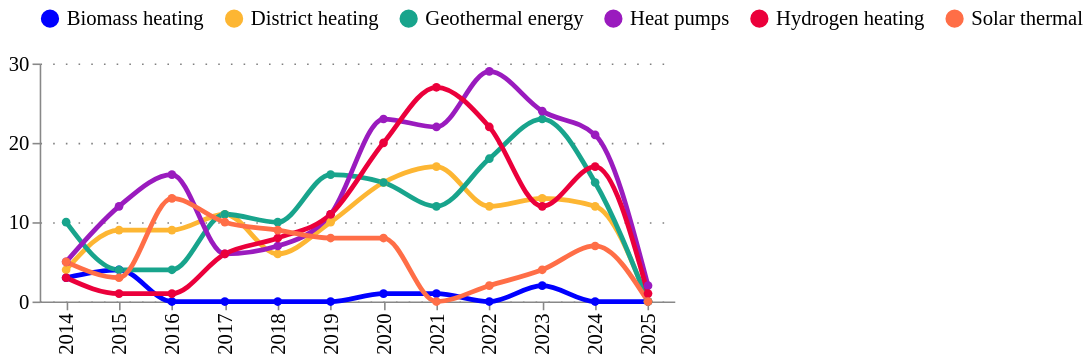

Write notebook code for a chart like this one.
### Code cell
fig = charts.ts_smooth(
    ts = chart_df,
    variable="n_projects",
    variable_title="",
    category_column="theme",
    categories_to_show=categories_to_show,
    time_column="year",
)
charts.configure_plots(fig)

### Figure 1 — Vega-Lite specification as saved in the notebook (floating-point values rounded to 4 significant figures)
{"config": {"title": {"font": "Averta", "anchor": "start"}, "subtitle": {"font": "Averta"}, "axis": {"labelFont": "Averta", "titleFont": "Averta", "gridColor": "grey", "gridDash": [1, 7], "labelFontSize": 13, "titleFontSize": 13}, "header": {"labelFont": "Averta", "titleFont": "Averta"}, "legend": {"labelFont": "Averta", "titleFont": "Averta", "labelFontSize": 13, "titleFontSize": 13}, "range": {"category": ["#0000FF", "#FDB633", "#18A48C", "#9A1BBE", "#EB003B", "#FF6E47", "#646363", "#0F294A", "#97D9E3", "#A59BEE", "#F6A4B7", "#D2C9C0", "#FFFFFF", "#000000"], "ordinal": {"scheme": ["#0000FF", "#FDB633", "#18A48C", "#9A1BBE", "#EB003B", "#FF6E47", "#646363", "#0F294A", "#97D9E3", "#A59BEE", "#F6A4B7", "#D2C9C0", "#FFFFFF", "#000000"]}}, "view": {"strokeWidth": 0}}, "data": {"name": "data-75e3fa96a5b254d5bed3436d2a70fb13"}, "mark": {"type": "line", "interpolate": "monotone", "point": {"filled": true, "size": 30}, "size": 3, "strokeDash": [0]}, "encoding": {"color": {"field": "theme", "legend": {"orient": "top", "title": ""}, "type": "nominal"}, "tooltip": [{"field": "year", "title": "", "type": "ordinal"}, {"field": "theme", "type": "nominal"}, {"field": "n_projects", "format": ".0f", "title": "", "type": "quantitative"}], "x": {"field": "year", "title": "", "type": "ordinal"}, "y": {"field": "n_projects", "title": "", "type": "quantitative"}}, "height": 150, "title": {"anchor": "start", "text": "", "fontSize": 16, "subtitle": "", "subtitleFont": "Averta", "subtitleFontSize": 13}, "width": 400, "$schema": "https://vega.github.io/schema/vega-lite/v5.20.1.json", "datasets": {"data-75e3fa96a5b254d5bed3436d2a70fb13": [{"time_period": "2014-01-01", "year": 2014, "n_projects": 3, "amount": 0.8236, "amount_median": 19940.0, "theme": "Biomass heating"}, {"time_period": "2015-01-01", "year": 2015, "n_projects": 4, "amount": 0.9207, "amount_median": 123100.0, "theme": "Biomass heating"}, {"time_period": "2016-01-01", "year": 2016, "n_projects": 0, "amount": 0.0, "amount_median": 0.0, "theme": "Biomass heating"}, {"time_period": "2017-01-01", "year": 2017, "n_projects": 0, "amount": 0.0, "amount_median": 0.0, "theme": "Biomass heating"}, {"time_period": "2018-01-01", "year": 2018, "n_projects": 0, "amount": 0.0, "amount_median": 0.0, "theme": "Biomass heating"}, {"time_period": "2019-01-01", "year": 2019, "n_projects": 0, "amount": 0.0, "amount_median": 0.0, "theme": "Biomass heating"}, {"time_period": "2020-01-01", "year": 2020, "n_projects": 1, "amount": 0.08081, "amount_median": 80810.0, "theme": "Biomass heating"}, {"time_period": "2021-01-01", "year": 2021, "n_projects": 1, "amount": 0.2481, "amount_median": 248100.0, "theme": "Biomass heating"}, {"time_period": "2022-01-01", "year": 2022, "n_projects": 0, "amount": 0.0, "amount_median": 0.0, "theme": "Biomass heating"}, {"time_period": "2023-01-01", "year": 2023, "n_projects": 2, "amount": 1.16, "amount_median": 579800.0, "theme": "Biomass heating"}, {"time_period": "2024-01-01", "year": 2024, "n_projects": 0, "amount": 0.0, "amount_median": 0.0, "theme": "Biomass heating"}, {"time_period": "2025-01-01", "year": 2025, "n_projects": 0, "amount": 0.0, "amount_median": 0.0, "theme": "Biomass heating"}, {"time_period": "2014-01-01", "year": 2014, "n_projects": 4, "amount": 4.831, "amount_median": 382000.0, "theme": "District heating"}, {"time_period": "2015-01-01", "year": 2015, "n_projects": 9, "amount": 4.338, "amount_median": 246800.0, "theme": "District heating"}, {"time_period": "2016-01-01", "year": 2016, "n_projects": 9, "amount": 2.404, "amount_median": 202300.0, "theme": "District heating"}, {"time_period": "2017-01-01", "year": 2017, "n_projects": 11, "amount": 2.184, "amount_median": 69890.0, "theme": "District heating"}, {"time_period": "2018-01-01", "year": 2018, "n_projects": 6, "amount": 1.726, "amount_median": 142000.0, "theme": "District heating"}, {"time_period": "2019-01-01", "year": 2019, "n_projects": 10, "amount": 26.57, "amount_median": 140900.0, "theme": "District heating"}, {"time_period": "2020-01-01", "year": 2020, "n_projects": 15, "amount": 9.865, "amount_median": 210500.0, "theme": "District heating"}, {"time_period": "2021-01-01", "year": 2021, "n_projects": 17, "amount": 13.73, "amount_median": 363600.0, "theme": "District heating"}, {"time_period": "2022-01-01", "year": 2022, "n_projects": 12, "amount": 2.865, "amount_median": 55130.0, "theme": "District heating"}, {"time_period": "2023-01-01", "year": 2023, "n_projects": 13, "amount": 6.909, "amount_median": 72070.0, "theme": "District heating"}, {"time_period": "2024-01-01", "year": 2024, "n_projects": 12, "amount": 16.28, "amount_median": 280800.0, "theme": "District heating"}, {"time_period": "2025-01-01", "year": 2025, "n_projects": 0, "amount": 0.0, "amount_median": 0.0, "theme": "District heating"}, {"time_period": "2014-01-01", "year": 2014, "n_projects": 10, "amount": 4.193, "amount_median": 159800.0, "theme": "Geothermal energy"}, {"time_period": "2015-01-01", "year": 2015, "n_projects": 4, "amount": 0.3319, "amount_median": 42560.0, "theme": "Geothermal energy"}, {"time_period": "2016-01-01", "year": 2016, "n_projects": 4, "amount": 1.959, "amount_median": 143400.0, "theme": "Geothermal energy"}, {"time_period": "2017-01-01", "year": 2017, "n_projects": 11, "amount": 5.308, "amount_median": 395800.0, "theme": "Geothermal energy"}, {"time_period": "2018-01-01", "year": 2018, "n_projects": 10, "amount": 3.998, "amount_median": 44740.0, "theme": "Geothermal energy"}, {"time_period": "2019-01-01", "year": 2019, "n_projects": 16, "amount": 4.182, "amount_median": 247900.0, "theme": "Geothermal energy"}, {"time_period": "2020-01-01", "year": 2020, "n_projects": 15, "amount": 7.017, "amount_median": 360900.0, "theme": "Geothermal energy"}, {"time_period": "2021-01-01", "year": 2021, "n_projects": 12, "amount": 4.505, "amount_median": 61020.0, "theme": "Geothermal energy"}, {"time_period": "2022-01-01", "year": 2022, "n_projects": 18, "amount": 17.48, "amount_median": 288900.0, "theme": "Geothermal energy"}, {"time_period": "2023-01-01", "year": 2023, "n_projects": 23, "amount": 3.666, "amount_median": 39310.0, "theme": "Geothermal energy"}, {"time_period": "2024-01-01", "year": 2024, "n_projects": 15, "amount": 5.472, "amount_median": 276900.0, "theme": "Geothermal energy"}, {"time_period": "2025-01-01", "year": 2025, "n_projects": 0, "amount": 0.0, "amount_median": 0.0, "theme": "Geothermal energy"}, {"time_period": "2014-01-01", "year": 2014, "n_projects": 5, "amount": 0.2625, "amount_median": 5000.0, "theme": "Heat pumps"}, {"time_period": "2015-01-01", "year": 2015, "n_projects": 12, "amount": 4.725, "amount_median": 270700.0, "theme": "Heat pumps"}, {"time_period": "2016-01-01", "year": 2016, "n_projects": 16, "amount": 4.755, "amount_median": 99220.0, "theme": "Heat pumps"}, {"time_period": "2017-01-01", "year": 2017, "n_projects": 6, "amount": 2.83, "amount_median": 440900.0, "theme": "Heat pumps"}, {"time_period": "2018-01-01", "year": 2018, "n_projects": 7, "amount": 2.47, "amount_median": 293000.0, "theme": "Heat pumps"}, {"time_period": "2019-01-01", "year": 2019, "n_projects": 11, "amount": 17.71, "amount_median": 0.0, "theme": "Heat pumps"}, {"time_period": "2020-01-01", "year": 2020, "n_projects": 23, "amount": 24.92, "amount_median": 283000.0, "theme": "Heat pumps"}, {"time_period": "2021-01-01", "year": 2021, "n_projects": 22, "amount": 12.88, "amount_median": 403600.0, "theme": "Heat pumps"}, {"time_period": "2022-01-01", "year": 2022, "n_projects": 29, "amount": 5.456, "amount_median": 49650.0, "theme": "Heat pumps"}, {"time_period": "2023-01-01", "year": 2023, "n_projects": 24, "amount": 12.58, "amount_median": 112400.0, "theme": "Heat pumps"}, {"time_period": "2024-01-01", "year": 2024, "n_projects": 21, "amount": 12.27, "amount_median": 280300.0, "theme": "Heat pumps"}, {"time_period": "2025-01-01", "year": 2025, "n_projects": 2, "amount": 0.09982, "amount_median": 49910.0, "theme": "Heat pumps"}, {"time_period": "2014-01-01", "year": 2014, "n_projects": 3, "amount": 1.132, "amount_median": 426900.0, "theme": "Hydrogen heating"}, {"time_period": "2015-01-01", "year": 2015, "n_projects": 1, "amount": 0.2348, "amount_median": 234800.0, "theme": "Hydrogen heating"}, {"time_period": "2016-01-01", "year": 2016, "n_projects": 1, "amount": 0.06048, "amount_median": 60480.0, "theme": "Hydrogen heating"}, {"time_period": "2017-01-01", "year": 2017, "n_projects": 6, "amount": 4.546, "amount_median": 93070.0, "theme": "Hydrogen heating"}, {"time_period": "2018-01-01", "year": 2018, "n_projects": 8, "amount": 3.107, "amount_median": 166000.0, "theme": "Hydrogen heating"}, {"time_period": "2019-01-01", "year": 2019, "n_projects": 11, "amount": 13.75, "amount_median": 0.0, "theme": "Hydrogen heating"}, {"time_period": "2020-01-01", "year": 2020, "n_projects": 20, "amount": 6.507, "amount_median": 0.0, "theme": "Hydrogen heating"}, {"time_period": "2021-01-01", "year": 2021, "n_projects": 27, "amount": 17.56, "amount_median": 106900.0, "theme": "Hydrogen heating"}, {"time_period": "2022-01-01", "year": 2022, "n_projects": 22, "amount": 3.628, "amount_median": 38820.0, "theme": "Hydrogen heating"}, {"time_period": "2023-01-01", "year": 2023, "n_projects": 12, "amount": 1.955, "amount_median": 108800.0, "theme": "Hydrogen heating"}, {"time_period": "2024-01-01", "year": 2024, "n_projects": 17, "amount": 14.94, "amount_median": 260700.0, "theme": "Hydrogen heating"}, {"time_period": "2025-01-01", "year": 2025, "n_projects": 1, "amount": 0.5155, "amount_median": 515500.0, "theme": "Hydrogen heating"}, {"time_period": "2014-01-01", "year": 2014, "n_projects": 5, "amount": 1.611, "amount_median": 5000.0, "theme": "Solar thermal"}, {"time_period": "2015-01-01", "year": 2015, "n_projects": 3, "amount": 0.1798, "amount_median": 84700.0, "theme": "Solar thermal"}, {"time_period": "2016-01-01", "year": 2016, "n_projects": 13, "amount": 7.42, "amount_median": 169900.0, "theme": "Solar thermal"}, {"time_period": "2017-01-01", "year": 2017, "n_projects": 10, "amount": 1.494, "amount_median": 101200.0, "theme": "Solar thermal"}, {"time_period": "2018-01-01", "year": 2018, "n_projects": 9, "amount": 0.4887, "amount_median": 0.0, "theme": "Solar thermal"}, {"time_period": "2019-01-01", "year": 2019, "n_projects": 8, "amount": 2.333, "amount_median": 170000.0, "theme": "Solar thermal"}, {"time_period": "2020-01-01", "year": 2020, "n_projects": 8, "amount": 2.021, "amount_median": 100100.0, "theme": "Solar thermal"}, {"time_period": "2021-01-01", "year": 2021, "n_projects": 0, "amount": 0.0, "amount_median": 0.0, "theme": "Solar thermal"}, {"time_period": "2022-01-01", "year": 2022, "n_projects": 2, "amount": 0.07085, "amount_median": 35420.0, "theme": "Solar thermal"}, {"time_period": "2023-01-01", "year": 2023, "n_projects": 4, "amount": 0.9911, "amount_median": 235500.0, "theme": "Solar thermal"}, {"time_period": "2024-01-01", "year": 2024, "n_projects": 7, "amount": 2.384, "amount_median": 234900.0, "theme": "Solar thermal"}, {"time_period": "2025-01-01", "year": 2025, "n_projects": 0, "amount": 0.0, "amount_median": 0.0, "theme": "Solar thermal"}]}}
